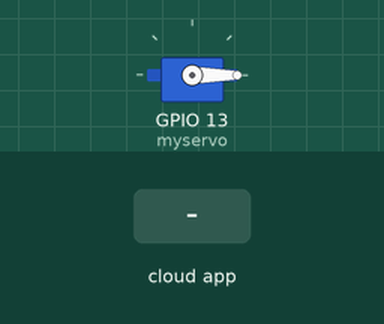
The sketch below on a simulated ESP8266 (NodeMCU). Parts: servo. The test bench sets the inputs (shaded band). WiFi joins after 1.5 s; servers stay silent unless stated; network time is answered at once with the bench clock; the local clock reads 2024-03-15 10:24:30 at power-on unless the sketch sets it; the Firebase database answers and starts empty; what the sketch prints to the serial monitor is not drawn.

Above: at 2.7 s.
2.8 s: the phone or cloud app sets feedTime to 1
At 4.77 s:
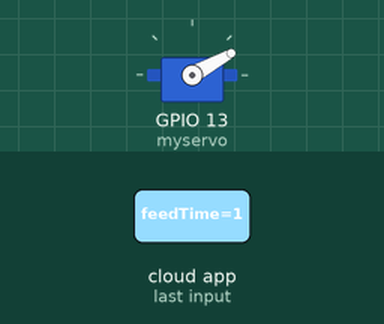
At 5.37 s:
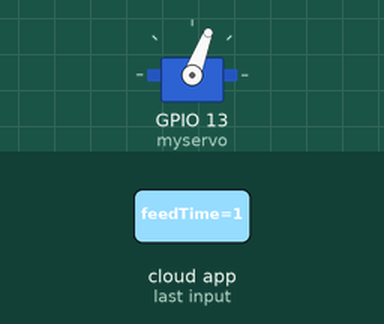
Timing chart, 0 to 25.1 s (numbered marks = the images above; inputs shaded):
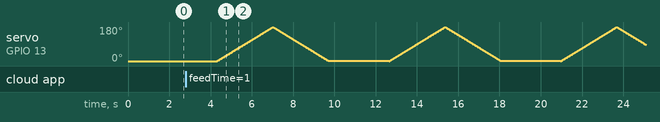

The sketch:

fish_feeder.ino
```cpp
#include <NTPClient.h>
#include <Servo.h>
#include <ESP8266WiFi.h>
#include <WiFiUdp.h>
#include <FirebaseArduino.h>

// Set these to run example.
#define FIREBASE_HOST "fish-feeder-a0d9e-default-rtdb.firebaseio.com"
#define FIREBASE_AUTH "zBKXtUbDIeKDX0R5SOOllujMNSYV6w0UHsCFVdk7"
#define WIFI_SSID "Jerko"
#define WIFI_PASSWORD "jerko54321"

Servo myservo;  // create servo object to control a servo
                // a maximum of eight servo objects can be created

int pos = 0;    // variable to store the servo position

long feedTime = 2000; // 12 hours between feeding
long endtime;
long timeNow;
int feedNow = 0;
int feedTimeChanged = 0;

//TIME
const long utcOffsetInSeconds = 3600;
char daysOfTheWeek[7][12] = {"Sunday", "Monday", "Tuesday", "Wednesday", "Thursday", "Friday", "Saturday"};
WiFiUDP ntpUDP;
NTPClient timeClient(ntpUDP, "pool.ntp.org", utcOffsetInSeconds);
String days;
String hours;
String minutes;
int feedIndex = 0;

void setup() {
  Serial.begin(9600);
  delay(15);
  // connect to wifi.
  WiFi.begin(WIFI_SSID, WIFI_PASSWORD);
  Serial.print("connecting");
  while (WiFi.status() != WL_CONNECTED) {
    Serial.print(".");
    delay(500);
  }
  Serial.println();
  Serial.print("connected: ");
  Serial.println(WiFi.localIP());

  Firebase.begin(FIREBASE_HOST, FIREBASE_AUTH);
  delay(15);
  timeClient.begin();

  myservo.attach(13);  // attaches the servo on pin 9 to the servo object
  myservo.write(0);
  delay(15);
}
void loop() {


  delay(1000);
  Serial.print("Get time: ");
  Serial.println(Firebase.getInt("feedTime"));
  feedTime = Firebase.getInt("feedTime");
  feedTimeChanged = 0;
  Firebase.setInt("feedTimeChanged", 0);
  delay(1000);

  timeNow = millis();
  endtime = timeNow + feedTime;
  while(timeNow < endtime && feedTimeChanged == 0) {
   //myservo.write(0);
   //delay(1000);
   feedNow = Firebase.getInt("feedNow");
   delay(15);
   feedTimeChanged = Firebase.getInt("feedTimeChanged");
   if (feedNow == 1) {
    feedFish();
    Firebase.setInt("feedNow", 0);
   }
   timeNow = millis();
  }

  if(feedTimeChanged == 0) {
    feedFish();
  }
}

void feedFish() {
  for(pos = 0; pos < 180; pos += 1)  // goes from 0 degrees to 180 degrees
  {                                  // in steps of 1 degree
    myservo.write(pos);              // tell servo to go to position in variable 'pos'
    delay(15);                       // waits 15ms for the servo to reach the position
  }
  for(pos = 180; pos>=1; pos-=1)     // goes from 180 degrees to 0 degrees
  {
    myservo.write(pos);              // tell servo to go to position in variable 'pos'
    delay(15);                       // waits 15ms for the servo to reach the position
  }
  timeClient.update();
  days = daysOfTheWeek[timeClient.getDay()];
  hours = timeClient.getHours();
  minutes = timeClient.getMinutes();
  String path = "lastFeedingTime/";
  path.concat(feedIndex);
  Firebase.setString(path, days + ", " + hours + ":" + minutes);
  if(feedIndex == 4) {
    feedIndex = 0;
  } else {
    feedIndex++;
  }
}
/*
void loop() {
  now = millis();
  endtime = now + FISHFEEDER;
  while(now < endtime) {
   myservo.write(0);
   delay(1000);
   now = millis();
  }

  for(pos = 0; pos < 300; pos += 1)  // goes from 0 degrees to 180 degrees
  {                                  // in steps of 1 degree
    myservo.write(pos);              // tell servo to go to position in variable 'pos'
    delay(15);                       // waits 15ms for the servo to reach the position
  }
  for(pos = 300; pos>=1; pos-=1)     // goes from 180 degrees to 0 degrees
  {
    myservo.write(pos);              // tell servo to go to position in variable 'pos'
    delay(15);                       // waits 15ms for the servo to reach the position
  }
}*/
```
